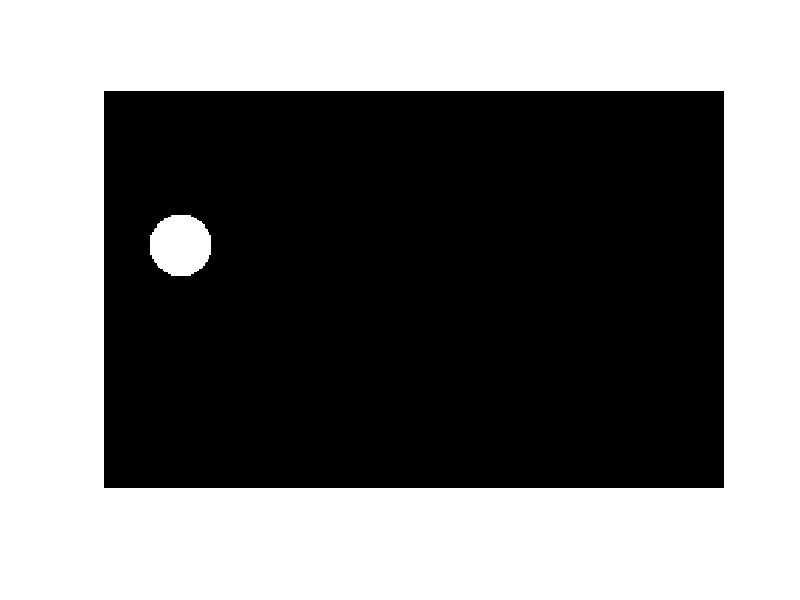

Recreate this plot in MATLAB.
width=400; height=256;
c = [100 50];
r = 20;

tic;
mask = bsxfun(@plus, ((1:width) - c(2)).^2, (transpose(1:height) - c(1)).^2) < r^2;
toc;

figure
imshow((mask));